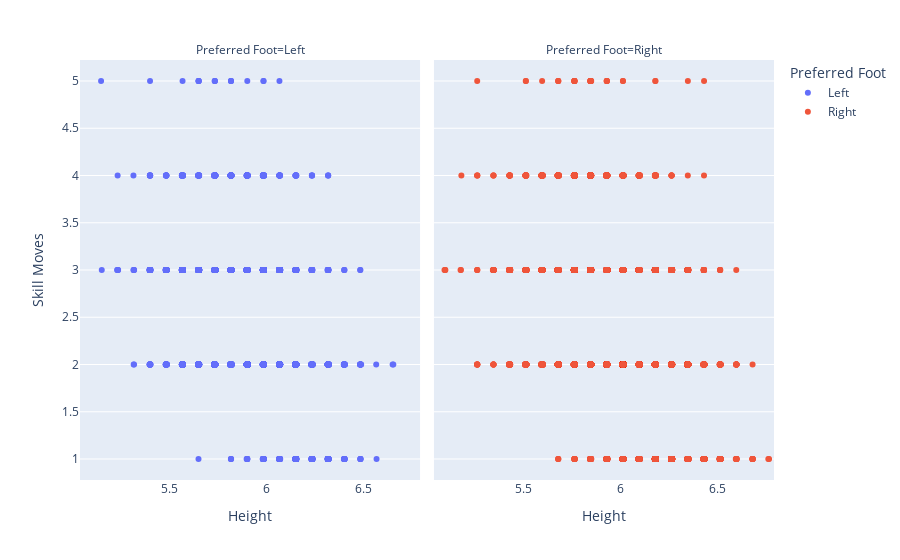

Write notebook code for a chart like this one.
### Markdown cell above
## Elemento 4

Hacer un gráfico multipanel que indique la relación altura (height) vs skill moves,
siendo la variable del panel si es zurdo o derecho

### Code cell
#Facet charts
# Estableciendo a 'Preferred Foot' como una columna categórica
df['Preferred Foot'] = df['Preferred Foot'].astype(str)

# Creando el gráfico de dispersión con facetas
fig = px.strip(df, x='Height', y='Skill Moves', color='Preferred Foot', facet_col='Preferred Foot')

fig.show()

### Figure 1 — Plotly figure (JSON) as saved in the notebook; plotly's stock layout.template omitted (floating-point values rounded to 4 significant figures; data arrays with more than 128 entries replaced by an {"elided": "..."} marker saying what was removed)
{"data": [{"alignmentgroup": "True", "boxpoints": "all", "fillcolor": "rgba(255,255,255,0)", "hoveron": "points", "hovertemplate": "Preferred Foot=Left<br>Height=%{x}<br>Skill Moves=%{y}<extra></extra>", "legendgroup": "Left", "line": {"color": "rgba(255,255,255,0)"}, "marker": {"color": "#636efa"}, "name": "Left", "offsetgroup": "Left", "orientation": "v", "pointpos": 0, "showlegend": true, "type": "box", "x": {"elided": "4211 float values"}, "x0": " ", "xaxis": "x", "y": {"elided": "4211 int values"}, "y0": " ", "yaxis": "y"}, {"alignmentgroup": "True", "boxpoints": "all", "fillcolor": "rgba(255,255,255,0)", "hoveron": "points", "hovertemplate": "Preferred Foot=Right<br>Height=%{x}<br>Skill Moves=%{y}<extra></extra>", "legendgroup": "Right", "line": {"color": "rgba(255,255,255,0)"}, "marker": {"color": "#EF553B"}, "name": "Right", "offsetgroup": "Right", "orientation": "v", "pointpos": 0, "showlegend": true, "type": "box", "x": {"elided": "13996 float values"}, "x0": " ", "xaxis": "x2", "y": {"elided": "13996 int values"}, "y0": " ", "yaxis": "y2"}], "layout": {"annotations": [{"font": {}, "showarrow": false, "text": "Preferred Foot=Left", "x": 0.245, "xanchor": "center", "xref": "paper", "y": 1, "yanchor": "bottom", "yref": "paper"}, {"font": {}, "showarrow": false, "text": "Preferred Foot=Right", "x": 0.755, "xanchor": "center", "xref": "paper", "y": 1, "yanchor": "bottom", "yref": "paper"}], "boxmode": "group", "legend": {"title": {"text": "Preferred Foot"}, "tracegroupgap": 0}, "margin": {"t": 60}, "xaxis": {"anchor": "y", "domain": [0, 0.49], "title": {"text": "Height"}}, "xaxis2": {"anchor": "y2", "domain": [0.51, 1], "matches": "x", "title": {"text": "Height"}}, "yaxis": {"anchor": "x", "domain": [0, 1], "title": {"text": "Skill Moves"}}, "yaxis2": {"anchor": "x2", "domain": [0, 1], "matches": "y", "showticklabels": false}}}
